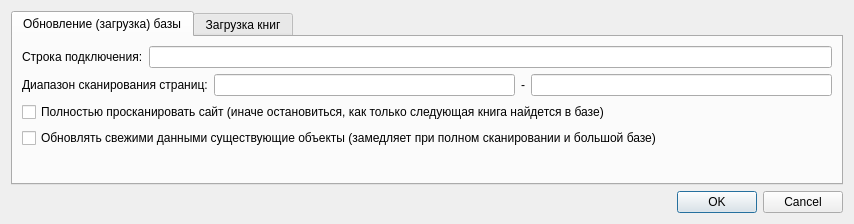
<?xml version="1.0" encoding="UTF-8"?>
<ui version="4.0">
 <class>settings</class>
 <widget class="QDialog" name="settings">
  <property name="geometry">
   <rect>
    <x>0</x>
    <y>0</y>
    <width>854</width>
    <height>224</height>
   </rect>
  </property>
  <property name="windowTitle">
   <string>Настройки</string>
  </property>
  <property name="windowIcon">
   <iconset>
    <normaloff>img/settings_FILL0_wght400_GRAD0_opsz24.png</normaloff>img/settings_FILL0_wght400_GRAD0_opsz24.png</iconset>
  </property>
  <layout class="QGridLayout" name="gridLayout">
   <item row="1" column="0">
    <widget class="QTabWidget" name="tabWidget">
     <property name="currentIndex">
      <number>0</number>
     </property>
     <widget class="QWidget" name="tab">
      <attribute name="title">
       <string>Обновление (загрузка) базы</string>
      </attribute>
      <layout class="QGridLayout" name="gridLayout_3">
       <item row="11" column="0" colspan="2">
        <widget class="QCheckBox" name="update">
         <property name="text">
          <string>Обновлять свежими данными существующие объекты (замедляет при полном сканировании и большой базе)</string>
         </property>
        </widget>
       </item>
       <item row="10" column="0" colspan="2">
        <widget class="QCheckBox" name="full_scan">
         <property name="text">
          <string>Полностью просканировать сайт (иначе остановиться, как только следующая книга найдется в базе)</string>
         </property>
        </widget>
       </item>
       <item row="2" column="0" colspan="2">
        <layout class="QHBoxLayout" name="horizontalLayout">
         <item>
          <widget class="QLabel" name="label">
           <property name="text">
            <string>Строка подключения:</string>
           </property>
          </widget>
         </item>
         <item>
          <widget class="QLineEdit" name="connection_string"/>
         </item>
        </layout>
       </item>
       <item row="5" column="0" colspan="2">
        <layout class="QGridLayout" name="gridLayout_4">
         <item row="0" column="0">
          <widget class="QLabel" name="label_4">
           <property name="text">
            <string>Диапазон сканирования страниц:</string>
           </property>
          </widget>
         </item>
         <item row="0" column="1">
          <widget class="QLineEdit" name="page_start">
           <property name="placeholderText">
            <string extracomment="Первая"/>
           </property>
          </widget>
         </item>
         <item row="0" column="2">
          <widget class="QLabel" name="label_5">
           <property name="text">
            <string>-</string>
           </property>
          </widget>
         </item>
         <item row="0" column="3">
          <widget class="QLineEdit" name="page_stop">
           <property name="placeholderText">
            <string extracomment="Последняя"/>
           </property>
          </widget>
         </item>
        </layout>
       </item>
       <item row="12" column="0" colspan="2">
        <spacer name="verticalSpacer_2">
         <property name="orientation">
          <enum>Qt::Vertical</enum>
         </property>
         <property name="sizeHint" stdset="0">
          <size>
           <width>20</width>
           <height>40</height>
          </size>
         </property>
        </spacer>
       </item>
      </layout>
     </widget>
     <widget class="QWidget" name="tab_2">
      <attribute name="title">
       <string>Загрузка книг</string>
      </attribute>
      <layout class="QGridLayout" name="gridLayout_2">
       <item row="3" column="2">
        <widget class="QLabel" name="label_8">
         <property name="text">
          <string>Браузер</string>
         </property>
        </widget>
       </item>
       <item row="2" column="2">
        <widget class="QLabel" name="label_3">
         <property name="text">
          <string>Имена каталогов:</string>
         </property>
        </widget>
       </item>
       <item row="0" column="4">
        <widget class="QLineEdit" name="books_dir"/>
       </item>
       <item row="3" column="4">
        <widget class="QComboBox" name="books_browser"/>
       </item>
       <item row="2" column="4">
        <widget class="QComboBox" name="books_naming_method"/>
       </item>
       <item row="0" column="2">
        <widget class="QLabel" name="label_1">
         <property name="text">
          <string>Каталог загрузки:</string>
         </property>
        </widget>
       </item>
       <item row="1" column="4">
        <widget class="QComboBox" name="books_download_method"/>
       </item>
       <item row="0" column="5">
        <widget class="QPushButton" name="books_dir_select">
         <property name="text">
          <string>Выбрать</string>
         </property>
         <property name="icon">
          <iconset>
           <normaloff>img/folder_open_FILL0_wght400_GRAD0_opsz24.png</normaloff>img/folder_open_FILL0_wght400_GRAD0_opsz24.png</iconset>
         </property>
        </widget>
       </item>
       <item row="1" column="2">
        <widget class="QLabel" name="label_2">
         <property name="text">
          <string>Способ загрузки:</string>
         </property>
        </widget>
       </item>
       <item row="4" column="2" colspan="4">
        <spacer name="verticalSpacer">
         <property name="orientation">
          <enum>Qt::Vertical</enum>
         </property>
         <property name="sizeHint" stdset="0">
          <size>
           <width>20</width>
           <height>40</height>
          </size>
         </property>
        </spacer>
       </item>
      </layout>
     </widget>
    </widget>
   </item>
   <item row="2" column="0">
    <widget class="QDialogButtonBox" name="buttonBox">
     <property name="orientation">
      <enum>Qt::Horizontal</enum>
     </property>
     <property name="standardButtons">
      <set>QDialogButtonBox::Cancel|QDialogButtonBox::Ok</set>
     </property>
    </widget>
   </item>
  </layout>
 </widget>
 <tabstops>
  <tabstop>page_start</tabstop>
  <tabstop>page_stop</tabstop>
  <tabstop>update</tabstop>
  <tabstop>books_dir</tabstop>
  <tabstop>books_dir_select</tabstop>
  <tabstop>books_download_method</tabstop>
  <tabstop>books_naming_method</tabstop>
 </tabstops>
 <resources/>
 <connections>
  <connection>
   <sender>buttonBox</sender>
   <signal>accepted()</signal>
   <receiver>settings</receiver>
   <slot>accept()</slot>
   <hints>
    <hint type="sourcelabel">
     <x>248</x>
     <y>254</y>
    </hint>
    <hint type="destinationlabel">
     <x>157</x>
     <y>274</y>
    </hint>
   </hints>
  </connection>
  <connection>
   <sender>buttonBox</sender>
   <signal>rejected()</signal>
   <receiver>settings</receiver>
   <slot>reject()</slot>
   <hints>
    <hint type="sourcelabel">
     <x>316</x>
     <y>260</y>
    </hint>
    <hint type="destinationlabel">
     <x>286</x>
     <y>274</y>
    </hint>
   </hints>
  </connection>
  <connection>
   <sender>books_dir_select</sender>
   <signal>clicked()</signal>
   <receiver>settings</receiver>
   <slot>on_books_dir_select()</slot>
   <hints>
    <hint type="sourcelabel">
     <x>722</x>
     <y>59</y>
    </hint>
    <hint type="destinationlabel">
     <x>393</x>
     <y>127</y>
    </hint>
   </hints>
  </connection>
  <connection>
   <sender>buttonBox</sender>
   <signal>accepted()</signal>
   <receiver>settings</receiver>
   <slot>write_settings()</slot>
   <hints>
    <hint type="sourcelabel">
     <x>393</x>
     <y>233</y>
    </hint>
    <hint type="destinationlabel">
     <x>393</x>
     <y>127</y>
    </hint>
   </hints>
  </connection>
 </connections>
 <slots>
  <slot>on_books_dir_select()</slot>
  <slot>write_settings()</slot>
 </slots>
</ui>
